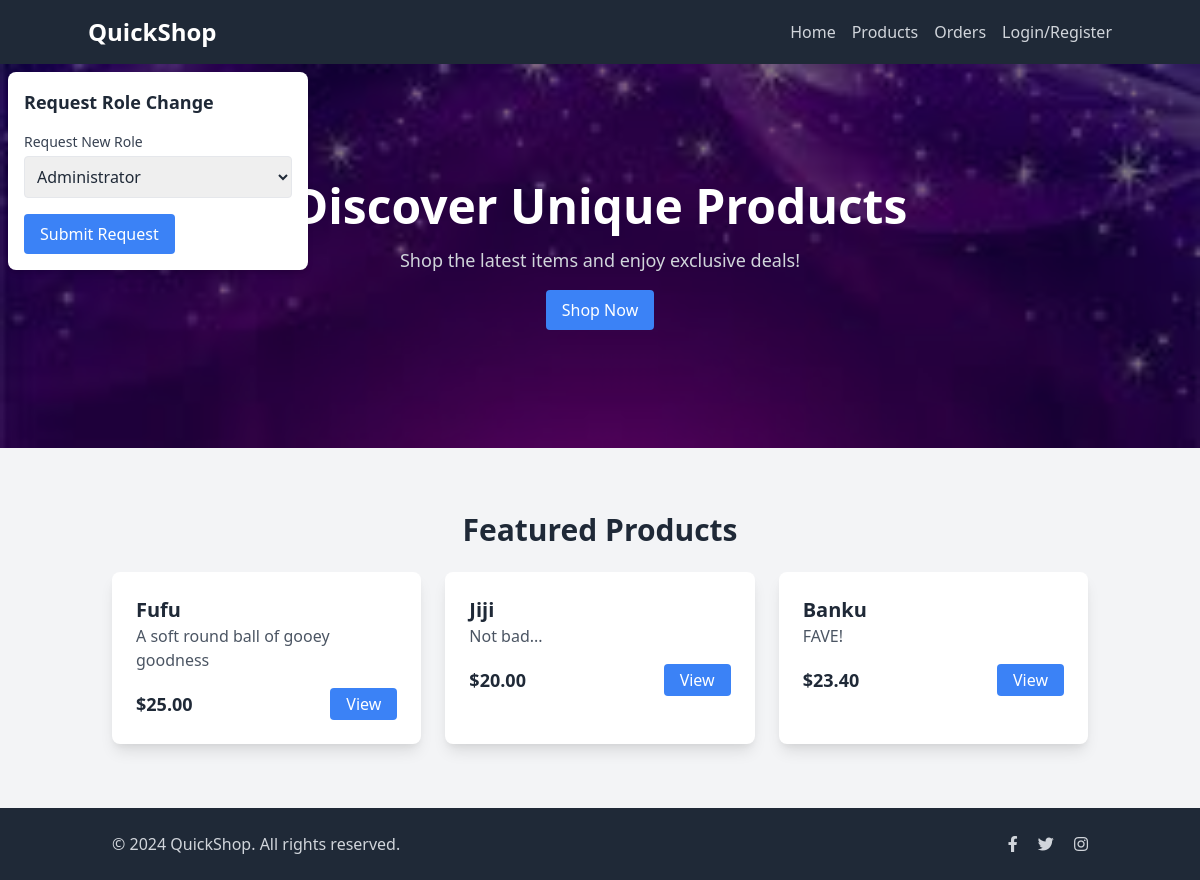
The app's page /view/home.php with its own data.
### tables this page shows
CREATE TABLE `products` (
  `product_id` int(11) NOT NULL,
  `pname` varchar(100) NOT NULL,
  `description` text NOT NULL,
  `price` decimal(10,2) NOT NULL,
  `stock_qty` int(11) DEFAULT NULL
);

### controllers/product_controller.php (called while the page is built, shortened)
<?php
require_once("../classes/product_class.php");
function getProductsController() {
    $products = new Product();
    return $products->getProducts();
}
?>

### classes/product_class.php (called while the page is built, shortened)
<?php
require_once("../settings/db_class.php");
class Product extends db_connection
{
    public function getProducts() {
        $ndb = new db_connection();
        $sql = "SELECT * FROM `products`";
        if ($ndb->db_query($sql)) {
            $products = $ndb->db_fetch_all();
            if ($products) {
                return $products;
            }
        }
        return [];
    }
}
?>

### settings/db_class.php (called while the page is built, shortened)
<?php
if (!class_exists('db_connection')) {
	class db_connection
	{
		public $db = null;
		public $results = null;
		function db_connect()
		{
			$this->db = mysqli_connect(SERVER, USERNAME, PASSWORD, DATABASE);
			if (mysqli_connect_errno()) {
				return false;
			} else {
				return true;
			}
		}
		function db_query($sqlQuery)
		{
			$this->results = mysqli_query($this->db, $sqlQuery);
			if ($this->results == false) {
				return false;
			} else {
				return true;
			}
		}
		function db_fetch_all()
		{
			return mysqli_fetch_all($this->results, MYSQLI_ASSOC);
		}
	}
}
?>

### view/home.php (the view, shortened to what this page needs)
<?php
require_once('../controllers/product_controller.php');
$products = getProductsController();
$user_name = isset($_SESSION['user_name']) ? $_SESSION['user_name'] : null;
?>
<!DOCTYPE html>
<html lang="en">
<head>
    <link href="https://cdn.jsdelivr.net/npm/tailwindcss@2.2.16/dist/tailwind.min.css" rel="stylesheet">
    <link rel="stylesheet" href="https://cdnjs.cloudflare.com/ajax/libs/font-awesome/5.15.3/css/all.min.css">
</head>
<body class="bg-gray-100 text-gray-800">
    <nav class="bg-gray-800 p-4">
        <div class="container mx-auto flex justify-between items-center">
            <a href="home.php" class="text-white text-2xl font-bold">QuickShop</a>
            <div class="flex items-center space-x-4">
                <a href="home.php" class="text-gray-300 hover:text-white">Home</a>
                <a href="products.php" class="text-gray-300 hover:text-white">Products</a>
                <a href="view_orders.php" class="text-gray-300 hover:text-white">Orders</a>
                <?php if ($user_name): ?>
                    <span class="text-gray-300">Hello, <?php echo $user_name; ?>!</span>
                    <a href="edit_customer.php" class="text-gray-300 hover:text-white">
                        <i class="fas fa-user-edit"></i> Update Your Account
                    </a>
                    <a href="../actions/logout_action.php" class="text-red-500 hover:text-red-700">
                        <i class="fas fa-sign-out-alt"></i> Logout
                    </a>
                <?php else: ?>
                    <a href="login_and_register.php" class="text-gray-300 hover:text-white">Login/Register</a>
                <?php endif; ?>
            </div>
        </div>
    </nav>
    <header class="bg-cover bg-center h-96" style="background-image: url('../images/shiny.jpeg');">
        <div class="bg-black bg-opacity-50 h-full flex items-center justify-center text-center">
            <div>
                <h1 class="text-5xl font-bold text-white">Discover Unique Products</h1>
                <p class="text-lg text-gray-300 mt-4">Shop the latest items and enjoy exclusive deals!</p>
                <a href="#products" class="bg-blue-500 hover:bg-blue-700 text-white py-2 px-4 rounded mt-4 inline-block">Shop Now</a>
            </div>
        </div>
    </header>
    <section id="products" class="py-16">
        <div class="container mx-auto px-6">
            <h2 class="text-3xl font-semibold mb-6 text-center">Featured Products</h2>
            <div class="grid grid-cols-1 md:grid-cols-2 lg:grid-cols-3 gap-6">
                <?php foreach ($products as $product): ?>
                    <div class="bg-white shadow-lg rounded-lg overflow-hidden">
                        <div class="p-6">
                            <h3 class="text-xl font-semibold"><?php echo $product['pname']; ?></h3>
                            <p class="text-gray-600"><?php echo $product['description']; ?></p>
                            <div class="flex justify-between items-center mt-4">
                                <span class="text-lg font-bold">$<?php echo number_format($product['price'], 2); ?></span>
                                <a href="products.php?id=<?php echo $product['product_id']; ?>" class="bg-blue-500 text-white py-1 px-4 rounded hover:bg-blue-700">View</a>
                            </div>
                        </div>
                    </div>
                <?php endforeach; ?>
            </div>
        </div>
    </section>
    <section id="role-change-form" class="absolute top-6 right-6 bg-white p-4 rounded-lg shadow-md">
        <h3 class="text-lg font-semibold mb-4">Request Role Change</h3>
        <form action="../actions/request_role_action.php" method="POST">
            <label for="rolerequest" class="block text-sm font-medium text-gray-700">Request New Role</label>
            <select name="rolerequest" id="rolerequest" class="mt-1 block w-full p-2 border rounded">
                <option value="administrator">Administrator</option>
            </select>
            <button type="submit" class="mt-4 px-4 py-2 bg-blue-500 text-white rounded hover:bg-blue-700">Submit Request</button>
        </form>
    </section>
    <footer class="bg-gray-800 text-gray-300 py-6">
        <div class="container mx-auto px-6 flex justify-between items-center">
            <p>&copy; <?php echo date("Y"); ?> QuickShop. All rights reserved.</p>
            <div class="space-x-4">
                <a href="https://www.facebook.com" class="text-gray-300 hover:text-white">
                    <i class="fab fa-facebook-f"></i>
                </a>
                <a href="https://www.twitter.com" class="text-gray-300 hover:text-white">
                    <i class="fab fa-twitter"></i>
                </a>
                <a href="https://www.instagram.com" class="text-gray-300 hover:text-white">
                    <i class="fab fa-instagram"></i>
                </a>
            </div>
        </div>
    </footer>
</body>
</html>

### view/home.php (style rules this page uses)
body { position: relative; }
#role-change-form { position: absolute; top: 4.5rem; left: 0.5rem; width: 300px; z-index: 1000; }

### records on screen
products: pname "Fufu", description "A soft round ball of gooey goodness", price "25.00"
products: pname "Jiji", description "Not bad...", price "20.00"
products: pname "Banku", description "FAVE!", price "23.40"
